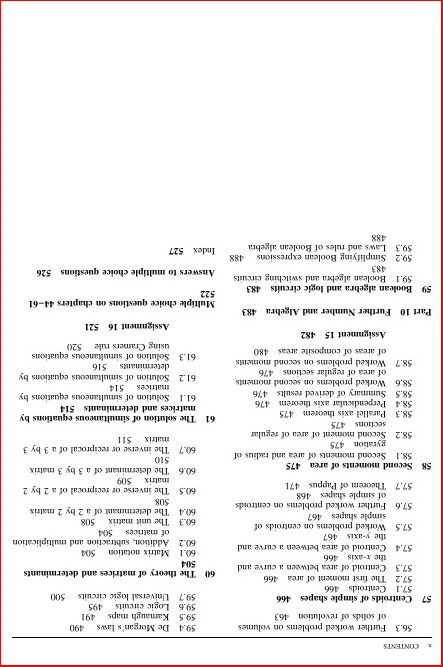
#> input picture sample5.jpg, 443 x 667 px
$ python two.py
#> lines starting #> are read from the running program, lines starting #| are printed output that depends on the picture; after the words box and inside, x2 and y2 are one past the last pixel; in counts of white or black regions, pixels touching at a corner belong together
import cv2

image = cv2.imread('sample5.jpg', cv2.IMREAD_GRAYSCALE)
#> image: shape (667, 443); min 0, max 255, mean 241.2

def draw_largest_white_rectangle(image_path):
    image = cv2.imread(image_path, cv2.IMREAD_GRAYSCALE)

    # Threshold to get binary image
    _, binary_image = cv2.threshold(image, 254.999, 255, cv2.THRESH_BINARY)

    # Find contours
    contours, _ = cv2.findContours(binary_image, cv2.RETR_EXTERNAL, cv2.CHAIN_APPROX_SIMPLE)

    # Find the contour with the largest area
    largest_contour = max(contours, key=cv2.contourArea)

    # Get the bounding rectangle of the largest contour
    x, y, w, h = cv2.boundingRect(largest_contour)

    # Draw the rectangle on the original image
    original_image = cv2.imread('sample5.jpg')
    cv2.rectangle(original_image, (x, y), (x + w, y + h), (0, 255, 0), 2)

    # Display the result
    # cv2.imshow('Largest White Rectangle', original_image)
    cv2.imwrite('dekh_lo.jpg',original_image)
    # cv2.waitKey(0)
    # cv2.destroyAllWindows()


    place_image = cv2.imread('place_image.jpg')

    # Extract the region of interest (ROI) defined by the bounding rectangle


    # Resizing the image
    resized_roi = cv2.resize(place_image, (w,h))

    # Replace the ROI with the resized ROI in the original image
    # image[y:y+h, x:x+w] = resized_roi


    # Display the result (optional)
    cv2.imwrite('Resized Image.jpg  ', resized_roi)
    original_image[y:y+h, x:x+w] = resized_roi
    cv2.imwrite('done.jpg',original_image)


adaptive_thresh = cv2.adaptiveThreshold(image, 255, cv2.ADAPTIVE_THRESH_GAUSSIAN_C, cv2.THRESH_BINARY_INV, 123, 0.00000008)
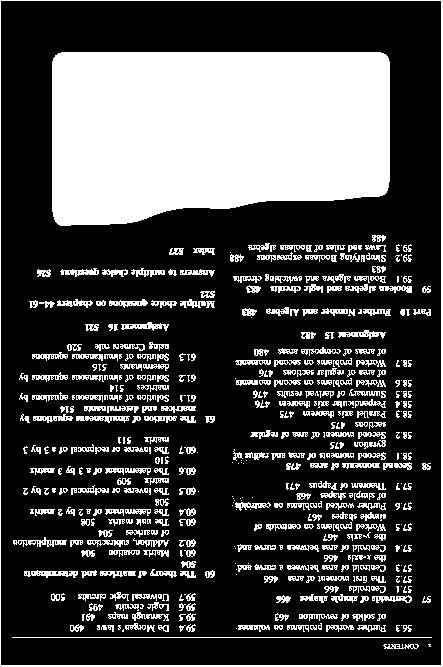
#> adaptive_thresh: shape (667, 443); 28.2% white; 549 white regions (153 under 20 px), largest, box (x1, y1, x2, y2) and area: (52, 52, 390, 226) 53158, (0, 0, 443, 667) 3321, (12, 637, 432, 638) 420
cv2.imwrite('output_image.jpg', adaptive_thresh)
image_path='output_image.jpg'
draw_largest_white_rectangle(image_path)
#> in draw_largest_white_rectangle, `_, binary_image = cv2.threshold(image, 254.999, 255, cv2.THRESH_BINARY)`:
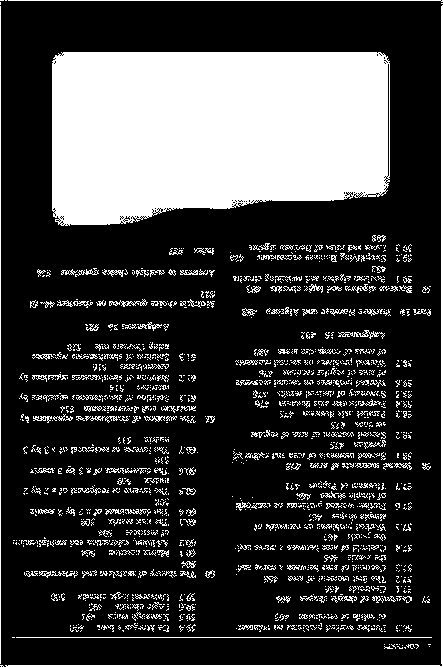
#> binary_image: shape (667, 443); 24.7% white; 1880 white regions (1639 under 20 px)
#> in draw_largest_white_rectangle, `contours, _ = cv2.findContours(binary_image, cv2.RETR_EXTERNAL, cv2.CH..`: contours = 1880 contours, 1811 with area under 20; largest, box (x1, y1, x2, y2) and area: (52, 52, 390, 226) 52532, (5, 5, 443, 667) 1092, (109, 299, 148, 307) 81, (338, 330, 385, 339) 72, (39, 571, 78, 578) 60
#> in draw_largest_white_rectangle, `largest_contour = max(contours, key=cv2.contourArea)`: largest_contour = contour of 249 points, box (x1, y1, x2, y2) (52, 52, 390, 226), area 52532
#> in draw_largest_white_rectangle, `x, y, w, h = cv2.boundingRect(largest_contour)`: x = 52; w = 338; h = 174
#> in draw_largest_white_rectangle, original_image is the input picture: shape (667, 443, 3); mean B, G, R 240.4, 240.4, 242.5
#> in draw_largest_white_rectangle, `cv2.rectangle(original_image, (x, y), (x + w, y + h), (0, 255, 0), 2)`:
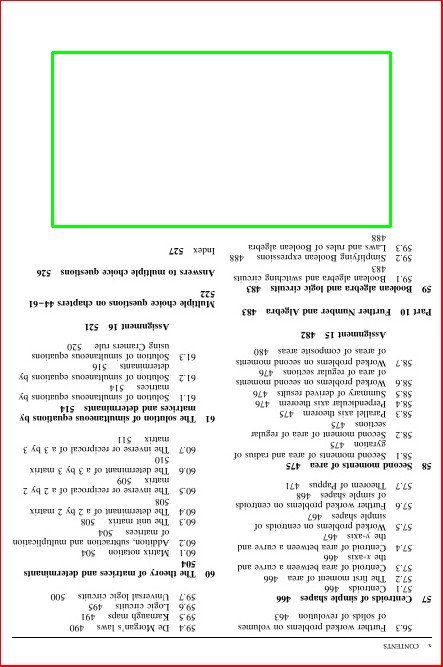
#> original_image: shape (667, 443, 3); 1.04% of pixels changed, all inside (x1, y1, x2, y2) = (51, 51, 392, 228)
#> (the run stopped early here; a loop or call above may not have finished)

$ run again, with sample4.jpg copied over sample5.jpg
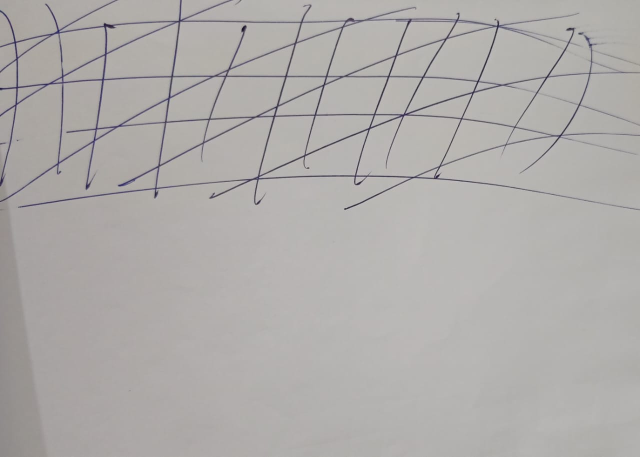
#> input picture sample4.jpg, 1280 x 913 px (shown at 1/2 size)
#> `adaptive_thresh = cv2.adaptiveThreshold(image, 255, cv2.ADAPTIVE_THRES..`:
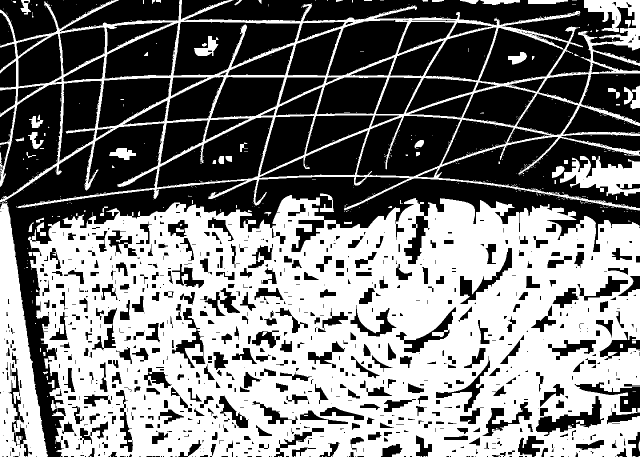
#> adaptive_thresh: shape (913, 1280) (shown at 1/2 size); 48.9% white; 663 white regions (598 under 20 px), largest, box (x1, y1, x2, y2) and area: (56, 390, 1280, 913) 461480, (0, 0, 1280, 421) 67010, (0, 402, 96, 913) 24651
#> binary_image: shape (913, 1280); 44.6% white; 978 white regions (873 under 20 px)
#> contours = 831 contours, 758 with area under 20; largest, box (x1, y1, x2, y2) and area: (59, 390, 1280, 913) 555602, (0, 0, 1280, 420) 144938, (0, 406, 96, 913) 23980, (1120, 312, 1280, 392) 6070, (1248, 171, 1280, 219) 832
#> largest_contour = contour of 3823 points, box (x1, y1, x2, y2) (59, 390, 1280, 913), area 555602
#> x = 59; y = 390; w = 1221; h = 523
#> in draw_largest_white_rectangle, original_image is the input picture: shape (913, 1280, 3); mean B, G, R 170.4, 172.2, 174.8
#> in draw_largest_white_rectangle, `cv2.rectangle(original_image, (x, y), (x + w, y + h), (0, 255, 0), 2)`:
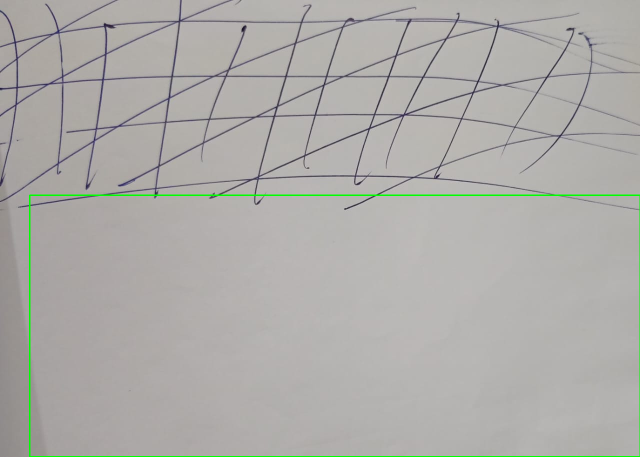
#> original_image: shape (913, 1280, 3) (shown at 1/2 size); 0.6% of pixels changed, all inside (x1, y1, x2, y2) = (58, 389, 1280, 913)
